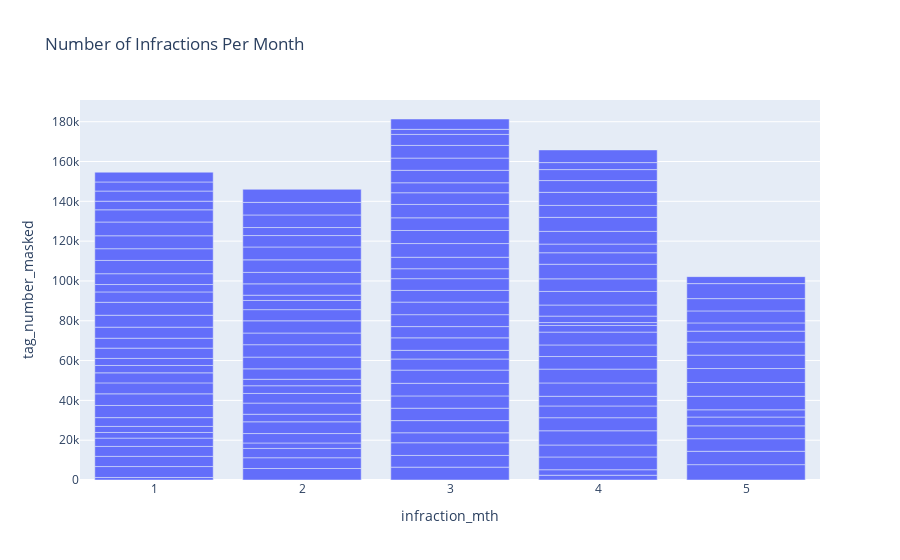

Notebook cell for this chart:
### Code cell
# plot infraction volume by month

fig2 = px.bar(daily_infraction_df, 
              x='infraction_mth', 
              y='tag_number_masked',
              title='Number of Infractions Per Month') 
fig2.show()

### Figure 1 — Plotly figure (JSON) as saved in the notebook; plotly's stock layout.template omitted (floating-point values rounded to 4 significant figures; data arrays with more than 128 entries replaced by an {"elided": "..."} marker saying what was removed)
{"data": [{"alignmentgroup": "True", "hoverlabel": {"namelength": 0}, "hovertemplate": "infraction_mth=%{x}<br>tag_number_masked=%{y}", "legendgroup": "", "marker": {"color": "#636efa"}, "name": "", "offsetgroup": "", "orientation": "v", "showlegend": false, "textposition": "auto", "type": "bar", "x": {"elided": "137 str values"}, "xaxis": "x", "y": {"elided": "137 int values"}, "yaxis": "y"}], "layout": {"barmode": "relative", "legend": {"tracegroupgap": 0}, "title": {"text": "Number of Infractions Per Month"}, "xaxis": {"anchor": "y", "domain": [0, 1], "title": {"text": "infraction_mth"}}, "yaxis": {"anchor": "x", "domain": [0, 1], "title": {"text": "tag_number_masked"}}}}
